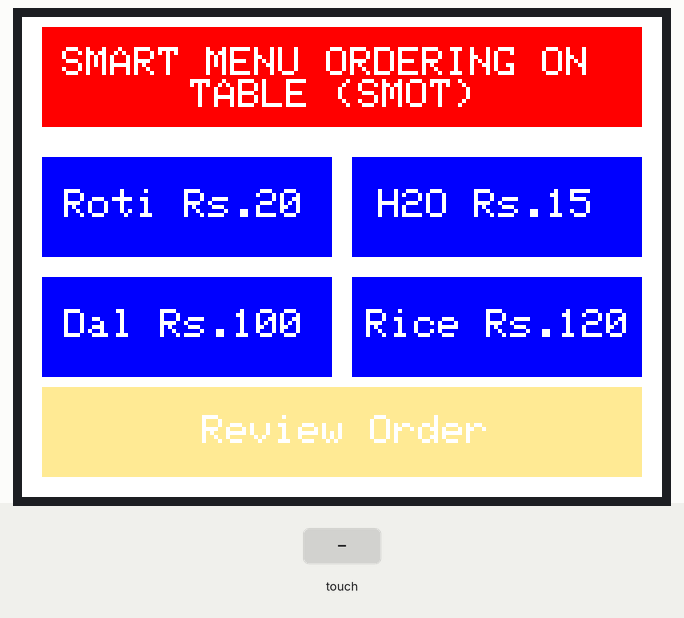
The sketch below on a simulated Arduino Uno, built with avr-gcc and run on an emulated ATmega328P. On the bench: 320×240 colour display. The test bench sets the inputs (shaded band).

Above: at 1.4 s.
1.5 s: touch panel pressed at 13 % / 70 % of its raw x / y range
At 1.8 s:
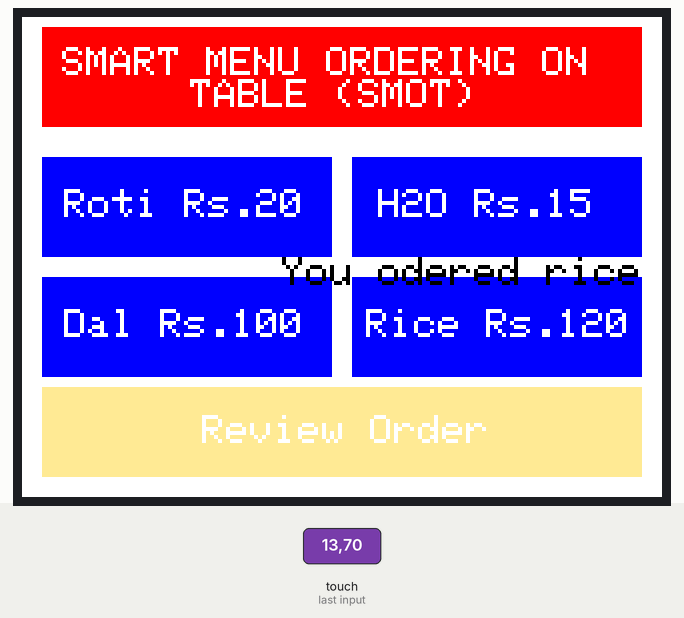
Timing chart, 0 to 4.5 s (numbered marks = the images above; inputs shaded):
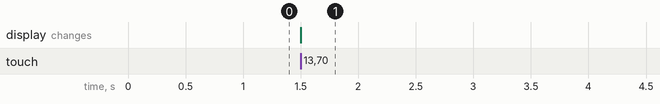

The sketch:

Trial_6.ino
```cpp
#include <Adafruit_TFTLCD.h>
#include <Adafruit_GFX.h>
#include <TouchScreen.h>

#define LCD_CS A3
#define LCD_CD A2
#define LCD_WR A1
#define LCD_RD A0
#define LCD_RESET A4

#define TS_MINX 122
#define TS_MINY 111
#define TS_MAXX 942
#define TS_MAXY 890

#define YP A3
#define XM A2
#define YM 9
#define XP 8

#define BLACK   0x0
#define LIGHT_RED	0xFD14
#define RED     0xF800
#define DARK_RED    0x6000
#define LIGHT_ORANGE 0xFF52
#define ORANGE  0xFD00
#define DARK_ORANGE 0xFA80
#define LIGHT_YELLOW 0xFFF4
#define YELLOW  0xD7E0
#define DARK_YELLOW 0xCE40
#define LIGHT_GREEN 0xB7F6
#define GREEN   0x07E0
#define DARK_GREEN 0x0320
#define LIGHT_BLUE 0xA51F
#define BLUE    0x001F
#define DARK_BLUE 0x000C
#define PURPLE  0xF81F
#define CYAN    0x07FF
#define GREY    0x8410
#define WHITE   0xFFFF


Adafruit_TFTLCD tft(LCD_CS, LCD_CD, LCD_WR, LCD_RD, LCD_RESET);

TouchScreen ts = TouchScreen(XP, YP, XM, YM, 364);

boolean buttonEnabled = true;

int roti_co=0;
int H2O_co=0;
int dal_co=0;
int rice_co=0;

void setup() {
  int rectWidth = 145;
  int rectHeight = 50;  // Menu Items
  int rectX = 10;
  int rectY = 5;

  tft.reset();
  uint16_t identifier = tft.readID();
  tft.begin(identifier);
  tft.setRotation(1);
  tft.fillScreen(WHITE);
  tft.drawRect(0,0,319,240,WHITE);

  tft.setCursor(20,15);
  tft.fillRect(rectX, rectY, 300, 50, RED);
  tft.setTextSize(2);
  tft.setTextColor(WHITE);
  tft.print("SMART MENU ORDERING ON          TABLE (SMOT)");

  tft.fillRect(10, 70, rectWidth, rectHeight, BLUE);
  tft.setTextSize(2);
  tft.setTextColor(WHITE);
  tft.setCursor(21,86);
  tft.print("Roti Rs.20");

  tft.fillRect(165, 70, rectWidth, rectHeight, BLUE);
  tft.setTextSize(2);
  tft.setTextColor(WHITE);
  tft.setCursor(178,86);
  tft.print("H2O Rs.15");

  tft.fillRect(10, 130, rectWidth, rectHeight, BLUE);
  tft.setTextSize(2);
  tft.setTextColor(WHITE);
  tft.setCursor(21,146);
  tft.print("Dal Rs.100");

  tft.fillRect(165, 130, rectWidth, rectHeight, BLUE);
  tft.setTextSize(2);
  tft.setTextColor(WHITE);
  tft.setCursor(172,146);
  tft.print("Rice Rs.120");

  tft.fillRect(10,185, 300, 45, LIGHT_ORANGE);
  tft.setTextSize(2);
  tft.setTextColor(WHITE);
  tft.setCursor(90,199);
  tft.print("Review Order");

}

void loop() {
  TSPoint p = ts.getPoint();

  if (p.z > ts.pressureThreshhold) {

   p.x = map(p.x, TS_MAXX, TS_MINX, 0, 320);
   p.y = map(p.y, TS_MAXY, TS_MINY, 0, 480);

   if(p.x>10 && p.x<155 && p.y>70 && p.y<120 && buttonEnabled){

    buttonEnabled = false;

    pinMode(XM, OUTPUT);
    pinMode(YP, OUTPUT);

    tft.fillScreen(WHITE);
    tft.fillRect(0,0,319,240,RED);
    tft.setTextSize(2);
    tft.setTextColor(BLACK);
    tft.setCursor(130,120);
    tft.print("You odered roti");
    }

   else if(p.x>165 && p.x<310 && p.y>70 && p.y<120 && buttonEnabled){

    buttonEnabled = false;

    pinMode(XM, OUTPUT);
    pinMode(YP, OUTPUT);

    H2O_co++;
    tft.setTextColor(BLACK);
    tft.setCursor(130,120);
    tft.print("You odered H2O");
   }

   else if(p.x>10 && p.x<155 && p.y>130 && p.y<180 && buttonEnabled){

    buttonEnabled = false;

    pinMode(XM, OUTPUT);
    pinMode(YP, OUTPUT);

    dal_co++;
    tft.setTextColor(BLACK);
    tft.setCursor(130,120);
    tft.print("You odered Dal");
  }

   else if(p.x>165 && p.x<310 && p.y>130 && p.y<180 && buttonEnabled){

    buttonEnabled = false;

    pinMode(XM, OUTPUT);
    pinMode(YP, OUTPUT);

    rice_co++;
    tft.setTextColor(BLACK);
    tft.setCursor(130,120);
    tft.print("You odered rice");
  }

   /*else if(p.x>10 && p.x<310 && p.y>175 && p.y<225 && buttonEnabled){*/

 }

}
```

Measured:
- after the input at 1.5 s, the display: changes at once (image 1)
